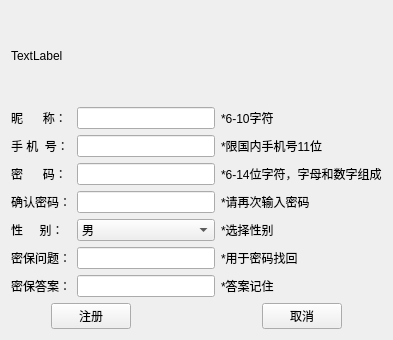
<?xml version="1.0" encoding="UTF-8"?>
<ui version="4.0">
 <class>TARegisterWidget</class>
 <widget class="QWidget" name="TARegisterWidget">
  <property name="geometry">
   <rect>
    <x>0</x>
    <y>0</y>
    <width>393</width>
    <height>340</height>
   </rect>
  </property>
  <property name="windowTitle">
   <string>Form</string>
  </property>
  <layout class="QGridLayout" name="gridLayout">
   <item row="0" column="0">
    <layout class="QVBoxLayout" name="verticalLayout_4">
     <item>
      <widget class="QLabel" name="TA_headlabel">
       <property name="text">
        <string>TextLabel</string>
       </property>
      </widget>
     </item>
     <item>
      <layout class="QHBoxLayout" name="horizontalLayout">
       <item>
        <layout class="QVBoxLayout" name="verticalLayout">
         <item>
          <widget class="QLabel" name="label_2">
           <property name="text">
            <string>昵      称：</string>
           </property>
          </widget>
         </item>
         <item>
          <widget class="QLabel" name="label_3">
           <property name="text">
            <string>手 机  号：</string>
           </property>
          </widget>
         </item>
         <item>
          <widget class="QLabel" name="label_4">
           <property name="text">
            <string>密      码：</string>
           </property>
          </widget>
         </item>
         <item>
          <widget class="QLabel" name="label_5">
           <property name="text">
            <string>确认密码：</string>
           </property>
          </widget>
         </item>
         <item>
          <widget class="QLabel" name="label_14">
           <property name="text">
            <string>性     别：</string>
           </property>
          </widget>
         </item>
         <item>
          <widget class="QLabel" name="label_6">
           <property name="text">
            <string>密保问题：</string>
           </property>
          </widget>
         </item>
         <item>
          <widget class="QLabel" name="label_7">
           <property name="text">
            <string>密保答案：</string>
           </property>
          </widget>
         </item>
        </layout>
       </item>
       <item>
        <layout class="QVBoxLayout" name="verticalLayout_2">
         <item>
          <widget class="QLineEdit" name="nick_lineEdit"/>
         </item>
         <item>
          <widget class="QLineEdit" name="phone_lineEdit"/>
         </item>
         <item>
          <widget class="QLineEdit" name="password_lineEdit"/>
         </item>
         <item>
          <widget class="QLineEdit" name="repatepwd_lineEdit"/>
         </item>
         <item>
          <widget class="QComboBox" name="comboBox">
           <item>
            <property name="text">
             <string>男</string>
            </property>
           </item>
           <item>
            <property name="text">
             <string>女</string>
            </property>
           </item>
          </widget>
         </item>
         <item>
          <widget class="QLineEdit" name="question_lineEdit"/>
         </item>
         <item>
          <widget class="QLineEdit" name="answer_lineEdit"/>
         </item>
        </layout>
       </item>
       <item>
        <layout class="QVBoxLayout" name="verticalLayout_3">
         <item>
          <widget class="QLabel" name="label_8">
           <property name="text">
            <string>*6-10字符</string>
           </property>
          </widget>
         </item>
         <item>
          <widget class="QLabel" name="label_9">
           <property name="text">
            <string>*限国内手机号11位</string>
           </property>
          </widget>
         </item>
         <item>
          <widget class="QLabel" name="label_10">
           <property name="text">
            <string>*6-14位字符，字母和数字组成</string>
           </property>
          </widget>
         </item>
         <item>
          <widget class="QLabel" name="label_11">
           <property name="text">
            <string>*请再次输入密码</string>
           </property>
          </widget>
         </item>
         <item>
          <widget class="QLabel" name="label_15">
           <property name="text">
            <string>*选择性别</string>
           </property>
          </widget>
         </item>
         <item>
          <widget class="QLabel" name="label_12">
           <property name="text">
            <string>*用于密码找回</string>
           </property>
          </widget>
         </item>
         <item>
          <widget class="QLabel" name="label_13">
           <property name="text">
            <string>*答案记住</string>
           </property>
          </widget>
         </item>
        </layout>
       </item>
      </layout>
     </item>
     <item>
      <layout class="QHBoxLayout" name="horizontalLayout_7">
       <item>
        <spacer name="horizontalSpacer_2">
         <property name="orientation">
          <enum>Qt::Horizontal</enum>
         </property>
         <property name="sizeType">
          <enum>QSizePolicy::Preferred</enum>
         </property>
         <property name="sizeHint" stdset="0">
          <size>
           <width>40</width>
           <height>20</height>
          </size>
         </property>
        </spacer>
       </item>
       <item>
        <widget class="QPushButton" name="RegisterButton">
         <property name="text">
          <string>注册</string>
         </property>
        </widget>
       </item>
       <item>
        <spacer name="horizontalSpacer">
         <property name="orientation">
          <enum>Qt::Horizontal</enum>
         </property>
         <property name="sizeHint" stdset="0">
          <size>
           <width>40</width>
           <height>20</height>
          </size>
         </property>
        </spacer>
       </item>
       <item>
        <widget class="QPushButton" name="CancelButton">
         <property name="text">
          <string>取消</string>
         </property>
        </widget>
       </item>
       <item>
        <spacer name="horizontalSpacer_3">
         <property name="orientation">
          <enum>Qt::Horizontal</enum>
         </property>
         <property name="sizeType">
          <enum>QSizePolicy::Preferred</enum>
         </property>
         <property name="sizeHint" stdset="0">
          <size>
           <width>40</width>
           <height>20</height>
          </size>
         </property>
        </spacer>
       </item>
      </layout>
     </item>
    </layout>
   </item>
  </layout>
 </widget>
 <resources/>
 <connections/>
</ui>
